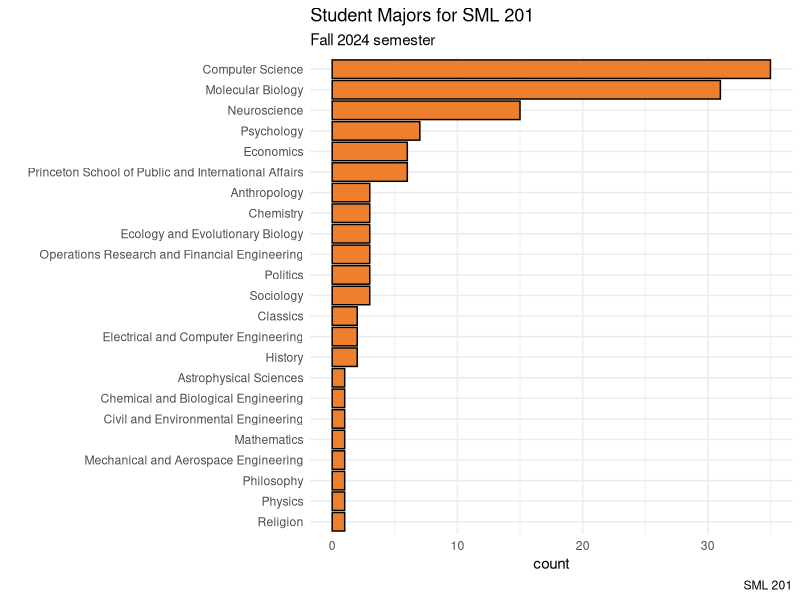
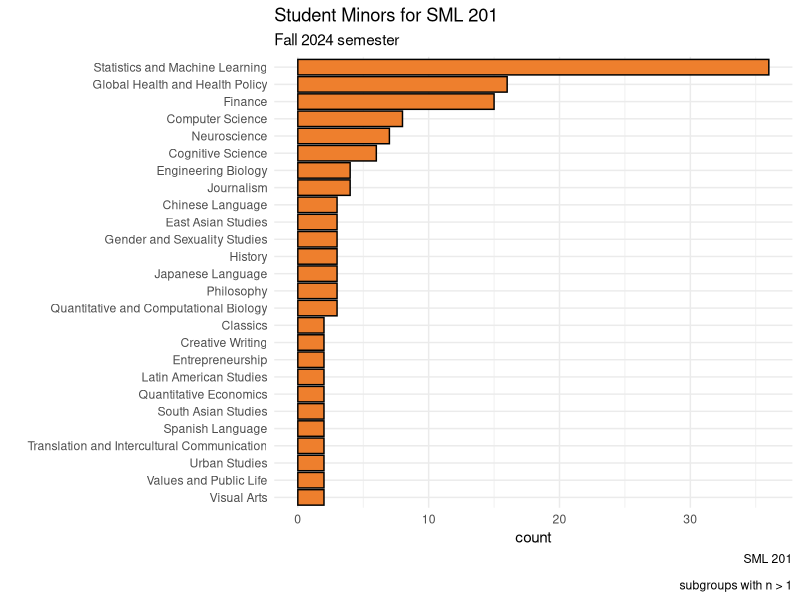

Write R code to recreate these figures, in order.
## ---- chunk 1
#| message: false
#| warning: false
library("tidyverse")
## ---- chunk 2
df_major <- readr::read_csv("majors_minors_Fall_2024.csv")
## ---- chunk 3
df_minor <- data.frame(c(df_major$minor1, df_major$minor2))
colnames(df_minor) <- "minor"
df_minor <- df_minor |> filter(!is.na(minor))
## ---- chunk 4
#| echo: false
#| eval: true

df_major |>
  ggplot(aes(y = fct_rev(fct_infreq(major)))) +
  geom_bar(color = "#000000", fill = "#EE7F2D", stat = "count") +
  labs(title = "Student Majors for SML 201",
       subtitle = "Fall 2024 semester",
       caption = "SML 201",
       x = "count", y = "") +
  theme_minimal()
## ---- chunk 5
#| echo: false
#| eval: true

df_minor |>
  group_by(minor) |>
  mutate(n = n()) |>
  ungroup() |>
  filter(n > 1) |>
  ggplot(aes(y = fct_rev(fct_infreq(minor)))) +
  geom_bar(color = "#000000", fill = "#EE7F2D", stat = "count") +
  labs(title = "Student Minors for SML 201",
       subtitle = "Fall 2024 semester",
       caption = "SML 201\n
       subgroups with n > 1",
       x = "count", y = "") +
  theme_minimal()
## ---- chunk 6
sessionInfo()
